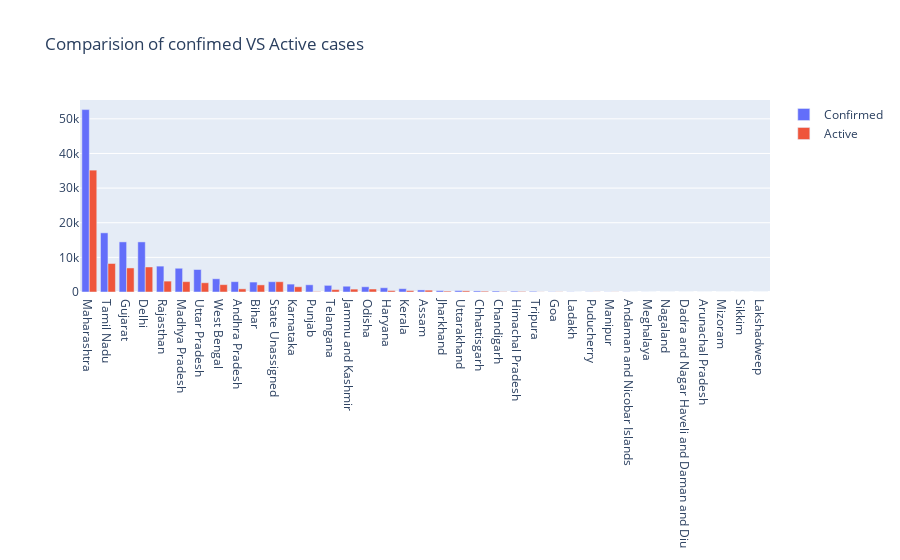

Here is the notebook cell this chart was saved with:
### Markdown cell above
## Comparison of confimed cases and active cases

### Code cell
state_conf_active = final_state_df.groupby('state')['active','confirmed,'deaths'].sum().sort_values(ascending=True,by='active').reset_index()


fig = go.Figure(data=[
    go.Bar(name='Confirmed', y=final_state_df['confirmed'], x=final_state_df['state']),
    go.Bar(name='Active', y=final_state_df['active'], x=final_state_df['state'])
])
# Change the bar mode
fig.update_layout(barmode='group',title = 'Comparision of confimed VS Active cases')
fig.show()

### Figure 1 — Plotly figure (JSON) as saved in the notebook; plotly's stock layout.template omitted (floating-point values rounded to 4 significant figures)
{"data": [{"name": "Confirmed", "type": "bar", "x": ["Maharashtra", "Tamil Nadu", "Gujarat", "Delhi", "Rajasthan", "Madhya Pradesh", "Uttar Pradesh", "West Bengal", "Andhra Pradesh", "Bihar", "State Unassigned", "Karnataka", "Punjab", "Telangana", "Jammu and Kashmir", "Odisha", "Haryana", "Kerala", "Assam", "Jharkhand", "Uttarakhand", "Chhattisgarh", "Chandigarh", "Himachal Pradesh", "Tripura", "Goa", "Ladakh", "Puducherry", "Manipur", "Andaman and Nicobar Islands", "Meghalaya", "Nagaland", "Dadra and Nagar Haveli and Daman and Diu", "Arunachal Pradesh", "Mizoram", "Sikkim", "Lakshadweep"], "y": [52667, 17082, 14468, 14465, 7476, 6859, 6497, 3816, 2983, 2870, 2970, 2282, 2081, 1920, 1668, 1517, 1229, 964, 598, 405, 400, 306, 278, 233, 198, 67, 53, 49, 39, 33, 15, 4, 2, 2, 1, 1, 0]}, {"name": "Active", "type": "bar", "x": ["Maharashtra", "Tamil Nadu", "Gujarat", "Delhi", "Rajasthan", "Madhya Pradesh", "Uttar Pradesh", "West Bengal", "Andhra Pradesh", "Bihar", "State Unassigned", "Karnataka", "Punjab", "Telangana", "Jammu and Kashmir", "Odisha", "Haryana", "Kerala", "Assam", "Jharkhand", "Uttarakhand", "Chhattisgarh", "Chandigarh", "Himachal Pradesh", "Tripura", "Goa", "Ladakh", "Puducherry", "Manipur", "Andaman and Nicobar Islands", "Meghalaya", "Nagaland", "Dadra and Nagar Haveli and Daman and Diu", "Arunachal Pradesh", "Mizoram", "Sikkim", "Lakshadweep"], "y": [35186, 8232, 6944, 7223, 3144, 2988, 2668, 2124, 909, 2056, 2970, 1514, 128, 700, 836, 861, 410, 416, 528, 253, 329, 235, 87, 163, 33, 48, 10, 32, 35, 0, 2, 4, 1, 1, 0, 1, 0]}], "layout": {"barmode": "group", "title": {"text": "Comparision of confimed VS Active cases"}}}
